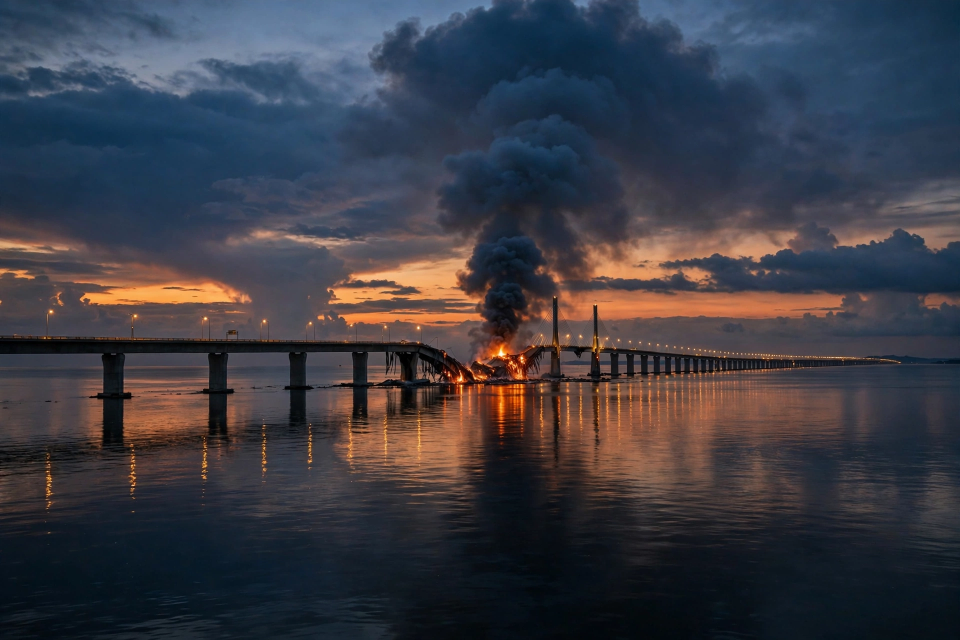
#> input picture base.png, 1920 x 1280 px (shown at 1/2 size)
$ python main.py
#> lines starting #> are read from the running program, lines starting #| are printed output that depends on the picture
"""News image for make.fun bounty news-image-20261118.

Variant B: photo-montage hero. A generated photograph of a long sea bridge
with a burning, damaged span at dusk (the Crimean bridge, struck a second
consecutive day) is composited in code with crisp text overlays: a masthead
naming the day, a headline band for the hero story, and a bottom strip with
three short factual captions.

Deterministic: no randomness, no timestamps, no network. Runs with PIL when
available; in the sandbox (standard library only) it falls back to copying
the pre-rendered final.png, which is byte-identical to the PIL output.
"""

import os
import shutil
import struct
import zlib
from pathlib import Path

ROOT = Path(__file__).resolve().parent
OUT_DIR = Path(os.environ.get("MAKEFUN_OUTPUT_DIR") or "out")

W, H = 1024, 1024
NAVY = (10, 31, 51)
RED = (192, 57, 43)
GOLD = (245, 197, 24)
PAPER = (245, 242, 234)
INK = (26, 26, 26)
MUTED = (107, 107, 107)
DIVIDER = (216, 210, 196)

FONT_PATHS = {
    "extra": [
        "/usr/share/fonts/truetype/noto/NotoSans-ExtraBold.ttf",
        "/usr/share/fonts/truetype/dejavu/DejaVuSans-Bold.ttf",
    ],
    "bold": [
        "/usr/share/fonts/truetype/noto/NotoSans-Bold.ttf",
        "/usr/share/fonts/truetype/dejavu/DejaVuSans-Bold.ttf",
    ],
    "regular": [
        "/usr/share/fonts/truetype/noto/NotoSans-Regular.ttf",
        "/usr/share/fonts/truetype/dejavu/DejaVuSans.ttf",
    ],
}


def _font(kind, size):
    from PIL import ImageFont

    for path in FONT_PATHS[kind]:
        if os.path.exists(path):
            return ImageFont.truetype(path, size)
    return ImageFont.load_default(size)


def _wrap(draw, text, font, max_width):
    """Greedy word wrap; returns a list of lines."""
    words = text.split()
    lines, cur = [], ""
    for word in words:
        trial = (cur + " " + word).strip()
        if draw.textlength(trial, font=font) <= max_width or not cur:
            cur = trial
        else:
            lines.append(cur)
            cur = word
    if cur:
        lines.append(cur)
    return lines


def build_image():
    from PIL import Image, ImageDraw

    canvas = Image.new("RGBA", (W, H), PAPER + (255,))
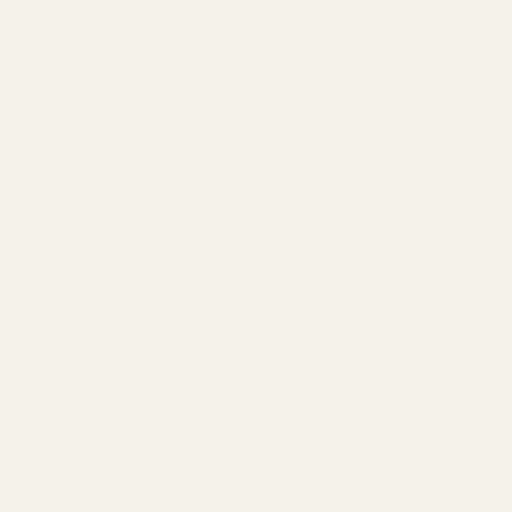
#> canvas: PIL image 1024x1024 RGBA (shown at 1/2 size); mean R, G, B, A 245, 242, 234, 255
    draw = ImageDraw.Draw(canvas)

    # --- Masthead: 0..104 ---
    draw.rectangle([0, 0, W, 100], fill=NAVY + (255,))
    draw.rectangle([0, 100, W, 104], fill=RED + (255,))
    f_small = _font("bold", 21)
    f_date = _font("extra", 46)
    label = "WORLD NEWS  ·  ONE DAY IN PICTURES"
    tw = draw.textlength(label, font=f_small)
#> tw = 400.7
    draw.text(((W - tw) / 2, 14), label, font=f_small, fill=GOLD + (255,))
    date = "WEDNESDAY 18 NOVEMBER 2026"
    tw = draw.textlength(date, font=f_date)
#> tw = 857.2
    draw.text(((W - tw) / 2, 42), date, font=f_date, fill=(255, 255, 255, 255))

    # --- Hero photo: 104..690 ---
    hero = Image.open(ROOT / "base.png").convert("RGB")
#> hero is the input picture: PIL image 1920x1280 RGB; mean R, G, B 59.3, 59.6, 68.3
    # Cover-crop to 1024x586, keeping the top (smoke column + bridge line).
    scale = W / hero.width
#> scale = 0.533
    resized = hero.resize(
        (W, round(hero.height * scale)), Image.Resampling.LANCZOS
    )
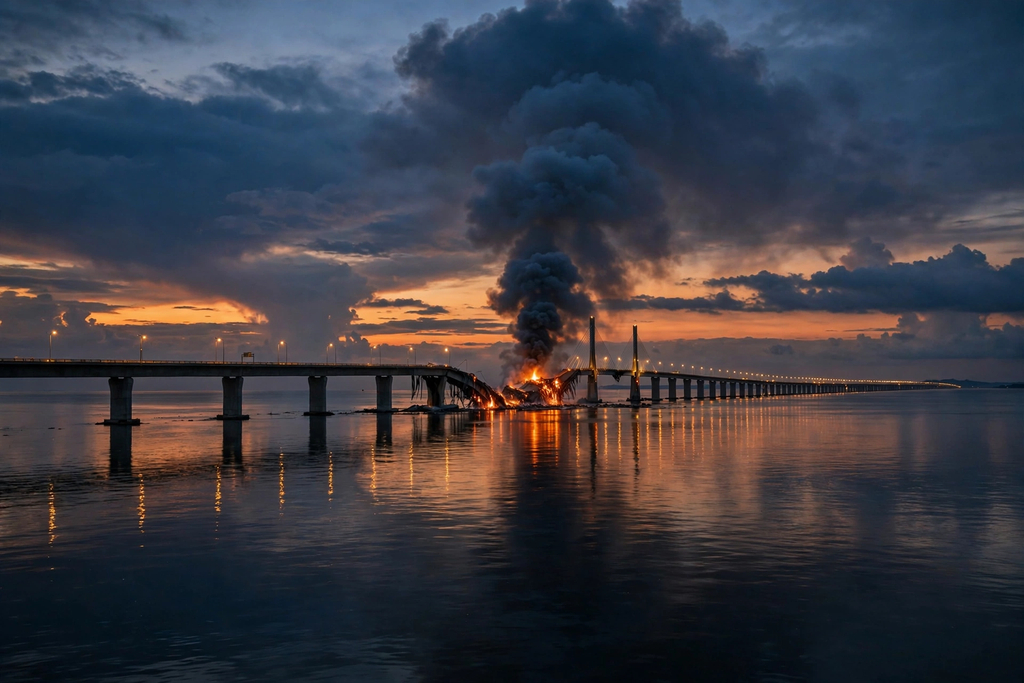
#> resized: PIL image 1024x683 RGB; mean R, G, B 59.3, 59.6, 68.3
    crop = resized.crop((0, 0, W, 586))
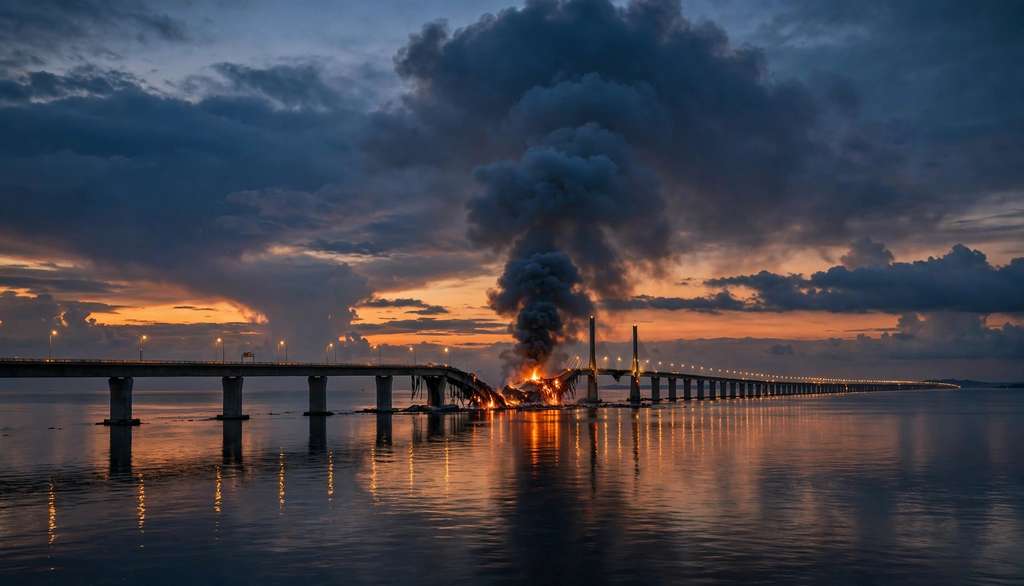
#> crop: PIL image 1024x586 RGB; mean R, G, B 67.3, 66, 74.7
    canvas.paste(crop, (0, 104))
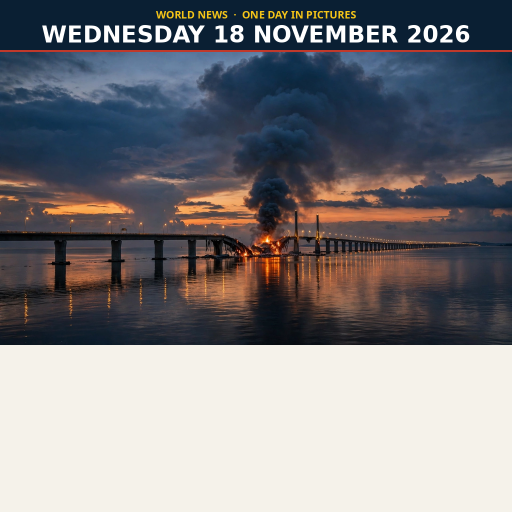
#> canvas: PIL image 1024x1024 RGBA (shown at 1/2 size); mean R, G, B, A 124, 123.4, 126.9, 255

    # --- Headline band over the bottom of the hero: 548..690 ---
    overlay = Image.new("RGBA", (W, H), (0, 0, 0, 0))
#> overlay: PIL image 1024x1024 RGBA; every value is 0
    od = ImageDraw.Draw(overlay)
    od.rectangle([0, 548, W, 690], fill=NAVY + (228,))
    canvas.alpha_composite(overlay)
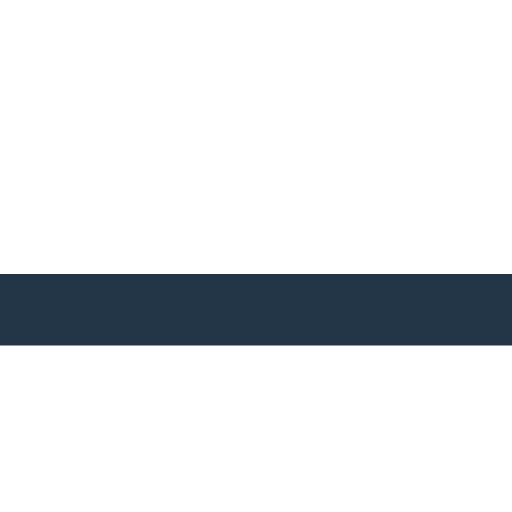
#> overlay: PIL image 1024x1024 RGBA (shown at 1/2 size); mean R, G, B, A 1.4, 4.3, 7.1, 31.8; transparent parts drawn white
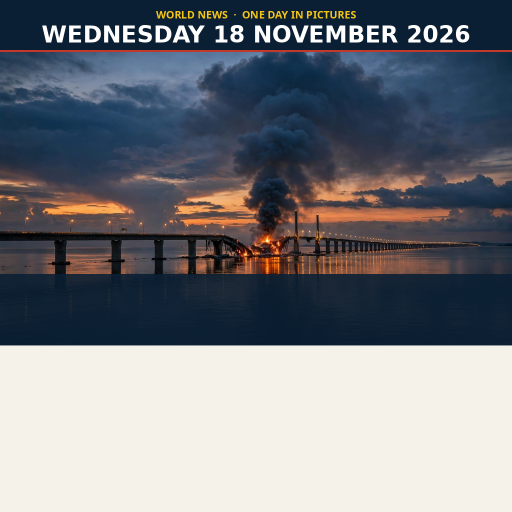
#> canvas: PIL image 1024x1024 RGBA (shown at 1/2 size); mean R, G, B, A 117.7, 120.9, 126.9, 255
    draw = ImageDraw.Draw(canvas)
    f_kicker = _font("bold", 20)
    f_head = _font("extra", 40)
    f_sub = _font("regular", 23)
    draw.text((28, 560), "UKRAINE  ·  CRIMEA", font=f_kicker, fill=GOLD + (255,))
    draw.text(
        (28, 586),
        "Ukraine strikes the Crimea bridge",
        font=f_head,
        fill=(255, 255, 255, 255),
    )
    draw.text(
        (28, 640),
        "Hit for a second straight day, as Russia pounds bridges in Kyiv",
        font=f_sub,
        fill=(220, 230, 238, 255),
    )

    # --- Bottom strip: 690..1024, three captioned stories ---
    rows = [
        ("MANILA", NAVY, "Trump arrives in Manila for Quad talks ahead of a China visit"),
        ("BAHRAIN", (139, 30, 30), "Iran drones hit a US radar in Bahrain; Tehran claims a US drone downed"),
        ("OTTAWA", (30, 91, 62), "Canada and China extend trade deals as Xi meets Carney"),
    ]
    f_tag = _font("bold", 20)
    f_cap = _font("regular", 25)
    y = 706
    for i, (tag, color, caption) in enumerate(rows):
        if i:
            draw.line([28, y - 8, W - 28, y - 8], fill=DIVIDER + (255,), width=2)
        # Tag chip
        tw = draw.textlength(tag, font=f_tag)
        chip_w = int(tw) + 28
        draw.rounded_rectangle(
            [28, y, 28 + chip_w, y + 36], radius=6, fill=color + (255,)
        )
        draw.text(
            (28 + 14, y + 6), tag, font=f_tag, fill=(255, 255, 255, 255)
        )
        # Caption, up to two lines
        lines = _wrap(draw, caption, f_cap, W - 28 - (28 + chip_w + 16))[:2]
        cy = y + 2
        for line in lines:
            draw.text((28 + chip_w + 16, cy), line, font=f_cap, fill=INK + (255,))
            cy += 31
        y += 100
#> this loop made 3 passes
#> (tw, chip_w) on passes 1 to 3: (81.8, 109), (93.58, 121), (82.83, 110)
#> after the loop, y = 1006

    # Footer
    f_foot = _font("regular", 15)
    foot = "Wednesday 18 November 2026  ·  Sources: AP, BBC, DW, NDTV, Times of India"
    tw = draw.textlength(foot, font=f_foot)
#> tw = 541.4
    draw.text(((W - tw) / 2, 1000), foot, font=f_foot, fill=MUTED + (255,))

    return canvas.convert("RGB")
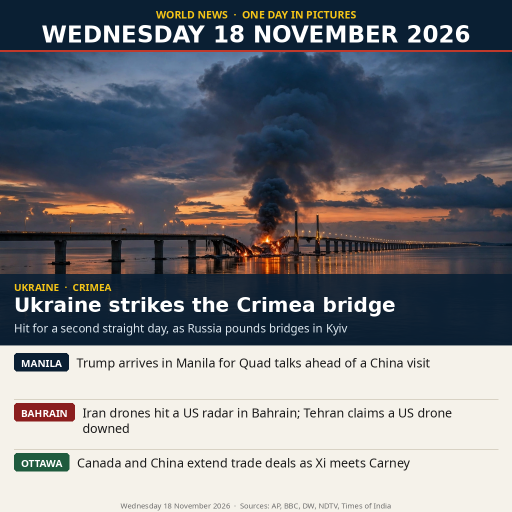
#> returned value: PIL image 1024x1024 RGB (shown at 1/2 size); mean R, G, B 116.3, 119.2, 124.9


def _verify_png(path):
    """Post-write self-check (pure stdlib, no PIL): the output must be a
    valid PNG, 1024x1024, and at most 1 MiB. Raises SystemExit on failure."""
    data = path.read_bytes()
    if len(data) > 1 * 1024 * 1024:
        raise SystemExit(
            f"PNG self-check failed: {path} is {len(data)} bytes (> 1 MiB)"
        )
    if data[:8] != b"\x89PNG\r\n\x1a\n":
        raise SystemExit(f"PNG self-check failed: {path} has a bad PNG signature")
    if len(data) < 33 or data[12:16] != b"IHDR":
        raise SystemExit(f"PNG self-check failed: {path} has no IHDR chunk")
    width, height = struct.unpack(">II", data[16:24])
    if (width, height) != (W, H):
        raise SystemExit(
            f"PNG self-check failed: {path} is {width}x{height}, "
            f"expected {W}x{H}"
        )
    stored_crc = struct.unpack(">I", data[29:33])[0]
    actual_crc = zlib.crc32(b"IHDR" + data[16:29]) & 0xFFFFFFFF
    if stored_crc != actual_crc:
        raise SystemExit(f"PNG self-check failed: {path} has a bad IHDR CRC")
    if b"IEND" not in data[-12:]:
        raise SystemExit(f"PNG self-check failed: {path} has no IEND chunk")


def main():
    out_dir = OUT_DIR
    out_dir.mkdir(parents=True, exist_ok=True)
    target = out_dir / "entry.png"
    try:
        img = build_image()
    except Exception:
        # Sandbox fallback: standard library only, no PIL/fonts.
        shutil.copyfile(ROOT / "final.png", target)
    else:
        img.save(target, format="PNG")
    _verify_png(target)


if __name__ == "__main__":
    main()
